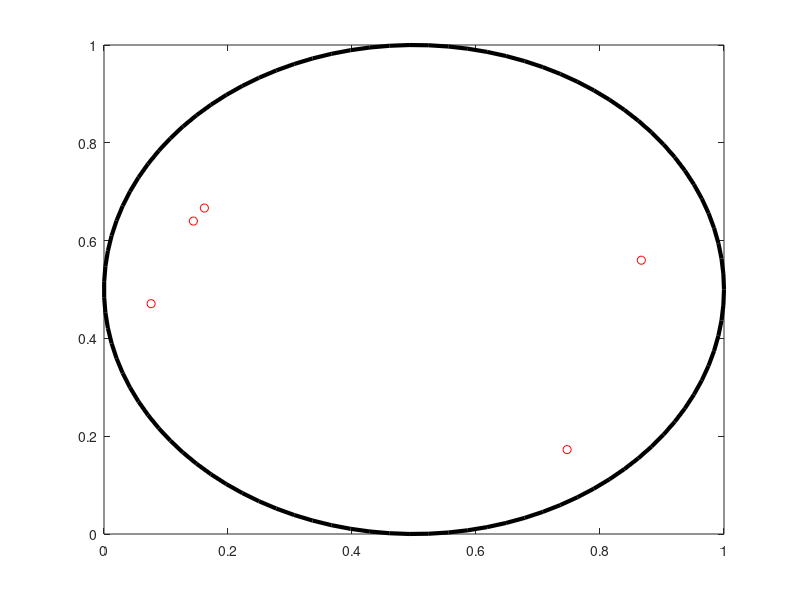

Reproduce this figure in MATLAB.
%Suppose you stand blindfolded and throw pebbles in a square region drawn in the sand
%inside the square lies a circle with center at the center of the square and radius 1/2
%suppose that you throw M pebbles towards the square and when you are finished you unfold your eyes
%you count all the pebbles that lie inside the square let us say N and the pebbles that lie inside the circle
%let us say O. An approximation of π=3.14159... can be given by the formula (O/N)*4
%Let the player choose how many pebbles he will throw
number_of_pebbles  = input('Enter the number of pebbles to thrown: ');
%we assume that the above input are the pebbles N of the first paragraph
x = rand(1,number_of_pebbles);y = rand(1,number_of_pebbles);
%let us make a graph
figure;
plot(x,y,'ko','Color','Red');
%plot the circle
hold on;
t=linspace(0,2*pi);
plot(1/2*cos(t)+1/2,1/2*sin(t)+1/2,'LineWidth',3,'Color','Black');
%assign to a variable the distances of the pebbles from the center of the circle 
distances = sqrt((x-1/2).^2 + (y-1/2).^2);
%find the number of the pebbles which lie inside the circle
nopitc = sum ( distances < 1/2);
%apply the formula
pi_app = (nopitc/number_of_pebbles)*4;
%absolute error
abs_error = abs(pi - pi_app);
%print the results
display(sprintf('The number of pebbles thrown in the square is %2d.\nThe number of pebbles found inside the circle divided by the total number of pebbles is: %2f\nThe absolute approximation error is: %2f\nThe pi as we computed it from this process: %2f',number_of_pebbles,nopitc/number_of_pebbles,abs_error,pi_app))
